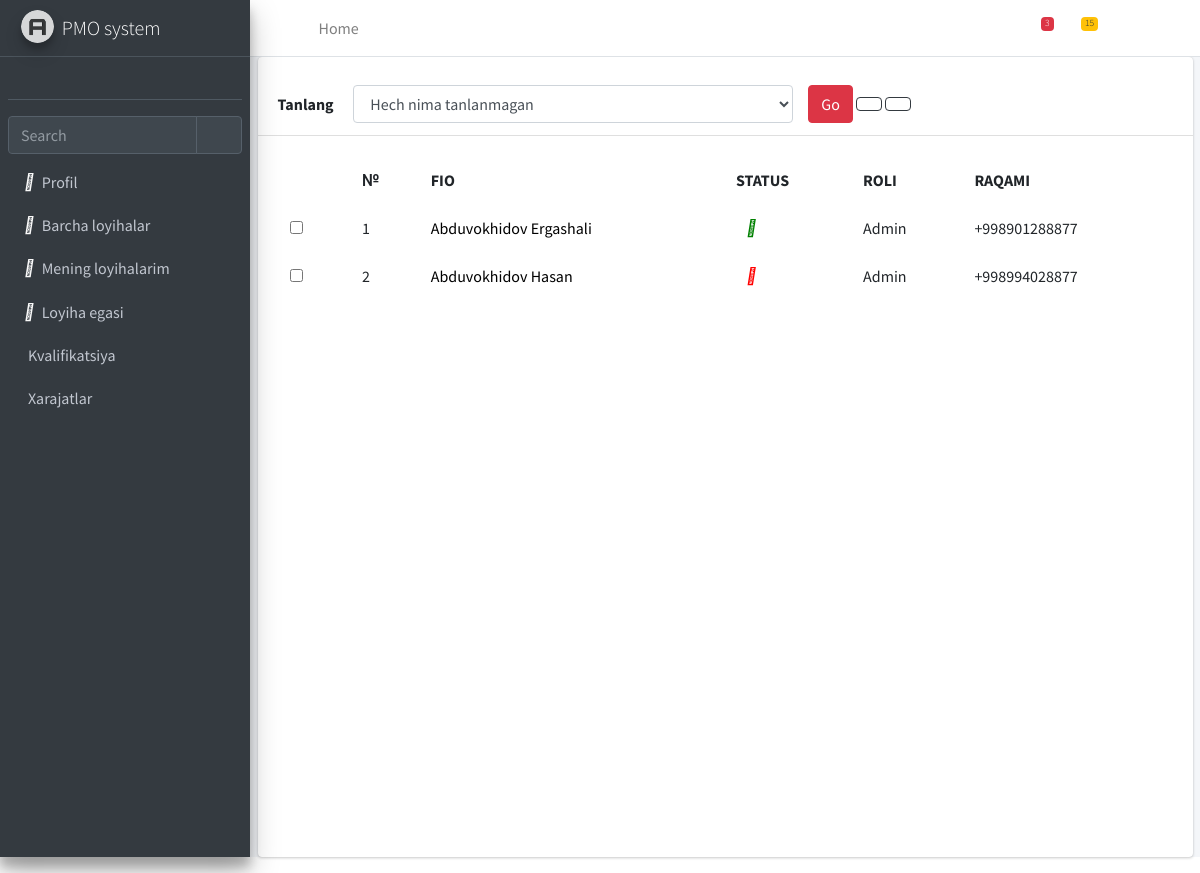
The app's page /users/view/, older data.
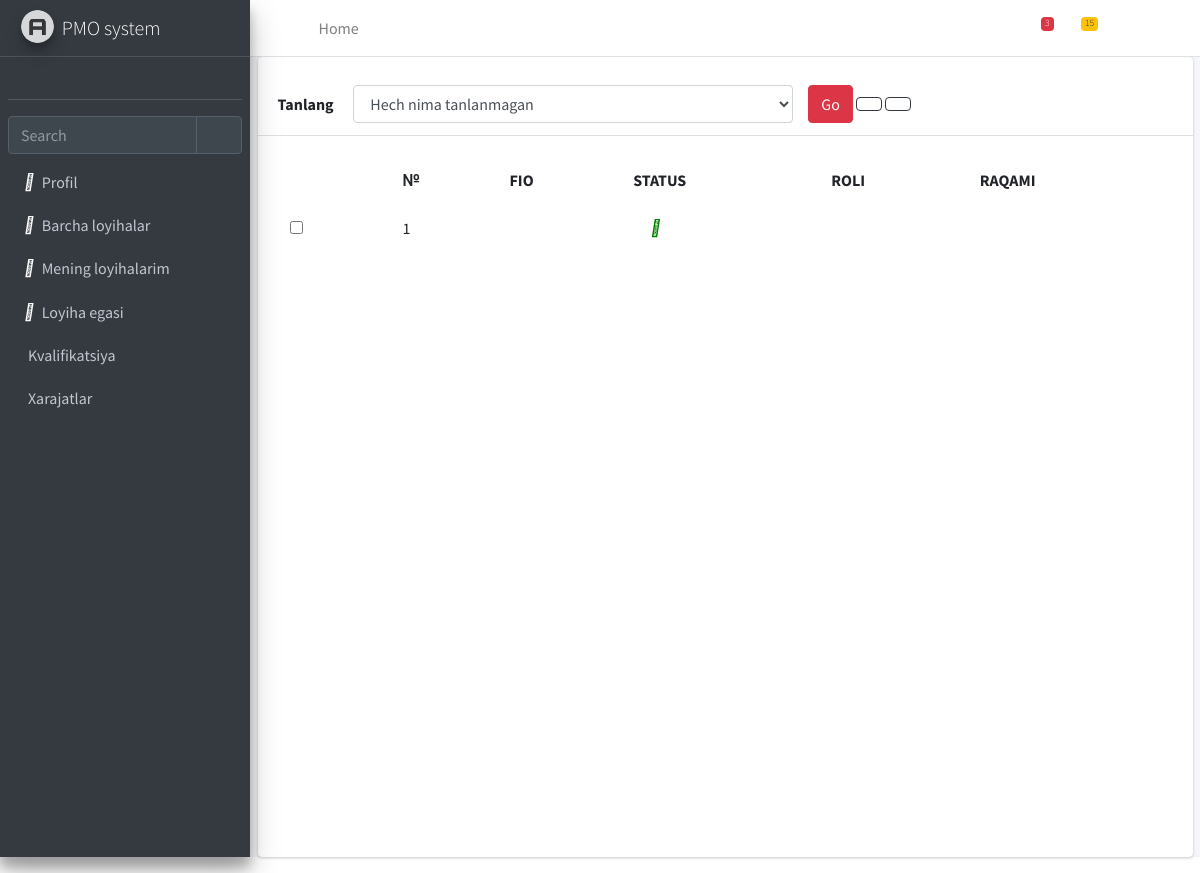
The same page, newer data.
### hodimlar/models.py (models this page shows, shortened)
class User(AbstractUser):
    id = models.UUIDField(primary_key=True, default=uuid.uuid4, editable=False)
    username = models.CharField(max_length=50, unique=True)
    first_name = models.CharField(max_length=100)
    last_name = models.CharField(max_length=100)
    email = models.EmailField(unique=True)
    position = models.CharField(max_length=150)
    role = models.CharField(max_length=150)
    status = models.CharField(max_length=50, default='Active')
    phone = models.CharField(max_length=100)
    avatar = models.ImageField(upload_to='images/',default='human.jpg', max_length=300,blank=True)
    blog = models.CharField(max_length=200, blank=True)
    department = models.CharField(max_length=200,blank=True)
    created_at = models.DateTimeField(auto_now_add=True)
    updated_at = models.DateTimeField(auto_now=True)
    objects = CustomUserManager()
    def get_full_name(self):
        return f"{self.first_name} {self.last_name}"

### hodimlar/views.py (the view)
# urls.py: path('view/', UsersView.as_view(), name='users'),
class UsersView(ListView):
    model = User
    template_name = 'users.html'

### templates/users.html (shortened to what this page needs)
{% extends 'base.html' %}
{% block content %}
    <div class="col-12">
        <div class="card shadow-2-strong"
             style="background-color: #ffffff; height: 100dvh">
            <div class="card-header">
                <div class="row mt-3">
                    <label for="inputEmail3" class="col-1 col-form-label">Tanlang</label>
                    <div class="col-6">
                        <select type="text" class="form-control" id="input-select">
                            <option>Hech nima tanlanmagan</option>
                        </select>
                    </div>
                    <div class="col-2">
                        <button id="do-buton" class="btn btn-danger" style="display: inline">Go</button>
                        <i onclick="location.href = '{% url 'hodimlar:create-user' %}'" id="add-user" class="fa-solid fa-circle-plus btn btn-outline-dark" ></i>
                        <i id="delete-button" class="fa-solid fa-trash-can btn btn-outline-dark"></i>
                    </div>
                </div>
            </div>
            <div class="card-body">
                <div class="table-responsive">
                    <table class="table table-borderless mb-0">
                        <thead>
                        <tr>
                            <th scope="col"></th>
                            <th scope="col">№</th>
                            <th scope="col">FIO</th>
                            <th scope="col">STATUS</th>
                            <th scope="col">ROLI</th>
                            <th scope="col">RAQAMI</th>
                        </tr>
                        </thead>
                        <tbody>
                        {% with num=0 %}
                            {% for user in object_list %}
                                <tr>
                                    <th scope="row">
                                        <div class="form-check">
                                            <input class="form-check-input" type="checkbox" value=""
                                                   id="{{ user.id }}"/>
                                        </div>
                                    </th>
                                    <td>{{ forloop.counter }}</td>
                                    <td><a class="link-list" style="text-decoration: none;color: black"
                                           href="user/{{ user.pk }}"> {{ user.get_full_name }} </a></td>
                                    {% if user.status == 'Active' %}
                                        <td><i class="fa-solid fa-circle"
                                               style="color: green;margin-left: 10%"></i></td>
                                    {% else %}
                                        <td><i class="fa-solid fa-circle"
                                               style="color: red;margin-left: 10%"></i></td>
                                    {% endif %}
                                    <td>{{ user.role }}</td>
                                    <td>{{ user.phone }}</td>
                                </tr>
                            {% endfor %}
                        {% endwith %}
                        </tbody>
                    </table>
                </div>
            </div>
        </div>
    </div>
{% endblock content %}

### templates/base.html (shortened to what this page needs)
{% load static %}
{% load filters %}
<!DOCTYPE html>
<html lang="en">
<head>
    <link rel="stylesheet" href="{% static 'plugins/fontawesome-free/css/all.min.css' %}">
    <link href="{% static 'fontawesomefree/css/fontawesome.css' %}" rel="stylesheet">
    <link href="{% static 'fontawesomefree/css/brands.css' %}" rel="stylesheet" type="text/css">
    <link href="{% static 'fontawesomefree/css/solid.css' %}" rel="stylesheet" type="text/css">
    <link rel="stylesheet" href="{% static 'dist/css/adminlte.min.css' %}">
</head>
<body class="hold-transition sidebar-mini">
<div class="wrapper">
    <nav class="main-header navbar navbar-expand navbar-white navbar-light">
        <ul class="navbar-nav">
            <li class="nav-item">
                <a class="nav-link" data-widget="pushmenu" href="#" role="button"><i class="fas fa-bars"></i></a>
            </li>
            <li class="nav-item d-none d-sm-inline-block">
                <a href="{% url 'home' %}" class="nav-link">Home</a>
            </li>
        </ul>
        <ul class="navbar-nav ml-auto">
            <li class="nav-item">
                <a class="nav-link" data-widget="navbar-search" href="#" role="button">
                    <i class="fas fa-search"></i>
                </a>
            </li>
            <li class="nav-item dropdown">
                <a class="nav-link" data-toggle="dropdown" href="#">
                    <i class="far fa-comments"></i>
                    <span class="badge badge-danger navbar-badge">3</span>
                </a>
            </li>
            <li class="nav-item dropdown">
                <a class="nav-link" data-toggle="dropdown" href="#">
                    <span class="badge badge-warning navbar-badge">15</span>
                </a>
            </li>
            <li class="nav-item">
                <a class="nav-link" data-widget="fullscreen" href="#" role="button">
                    <i class="fas fa-expand-arrows-alt"></i>
                </a>
            </li>
            <li class="nav-item">
                <a class="nav-link" data-widget="control-sidebar" data-slide="true" href="#" role="button">
                    <i class="fas fa-th-large"></i>
                </a>
            </li>
        </ul>
    </nav>
    <aside class="main-sidebar sidebar-dark-primary elevation-4">
        <a href="{% url 'home' %}" class="brand-link">
            <img src="{% static 'dist/img/AdminLTELogo.png' %}" alt="Logo"
                 class="brand-image img-circle elevation-3" style="opacity: .8">
            <span class="brand-text font-weight-light">PMO system</span>
        </a>
        <div class="sidebar">
            <div class="user-panel mt-3 pb-3 mb-3 d-flex">
                <div class="image">
                </div>
                <div class="info">
                </div>
            </div>
            <div class="form-inline">
                <div class="input-group" data-widget="sidebar-search">
                    <input class="form-control form-control-sidebar" type="search" placeholder="Search"
                             aria-label="Search">
                    <div class="input-group-append">
                        <button class="btn btn-sidebar">
                            <i class="fas fa-search fa-fw"></i>
                        </button>
                    </div>
                </div>
            </div>
            <nav class="mt-2">
                <ul class="nav nav-pills nav-sidebar flex-column" data-widget="treeview" role="menu"
                    data-accordion="false">
                    <li class="nav-item">
                        <a href="{% url 'hodimlar:profile' %}" class="nav-link">
                            <i class="fa-solid fa-user" style="color: #fafafa;margin-right: 2%"></i>
                            <p>
                                Profil
                            </p>
                        </a>
                    </li>
                    <li class="nav-item">
                        <a href="{% url 'all-projects' %}" class="nav-link">
                            <i class="fa-solid fa-file-invoice" style="color: #fafafa;margin-right: 2%"></i>
                            <p>
                                Barcha loyihalar
                            </p>
                        </a>
                    </li>
                    <li class="nav-item">
                        <a href="{% url 'my-projects' %}" class="nav-link">
                            <i class="fa-solid fa-file-contract" style="color: #fafafa;margin-right: 2%"></i>
                            <p>
                                Mening loyihalarim
                            </p>
                        </a>
                    </li>
                    <li class="nav-item">
                        <a href="#" class="nav-link">
                            <i class="fa-solid fa-briefcase" style="color: #fafafa;margin-right: 2%"></i>
                            <p>
                                Loyiha egasi
                            </p>
                        </a>
                    </li>
                    <li class="nav-item">
                        <a href="#" class="nav-link">
                            <p>
                                Kvalifikatsiya
                            </p>
                        </a>
                    </li>
                    <li class="nav-item">
                        <a href="#" class="nav-link">
                            <p>
                                Xarajatlar
                            </p>
                        </a>
                    </li>
                </ul>
            </nav>
        </div>
    </aside>
    <div class="content-wrapper">
        {% block content %}
        {% endblock content %}
    </div>
</div>
</body>
</html>

Row changes from the older to the newer data that the page shows:
removed User: get_full_name "Abduvokhidov Ergashali", status "Active" (drawn), role "Admin", phone "+998901288877"
removed User: get_full_name "Abduvokhidov Hasan", status "Blocked" (drawn), role "Admin", phone "+998994028877"
added User: status "Active" (drawn)
